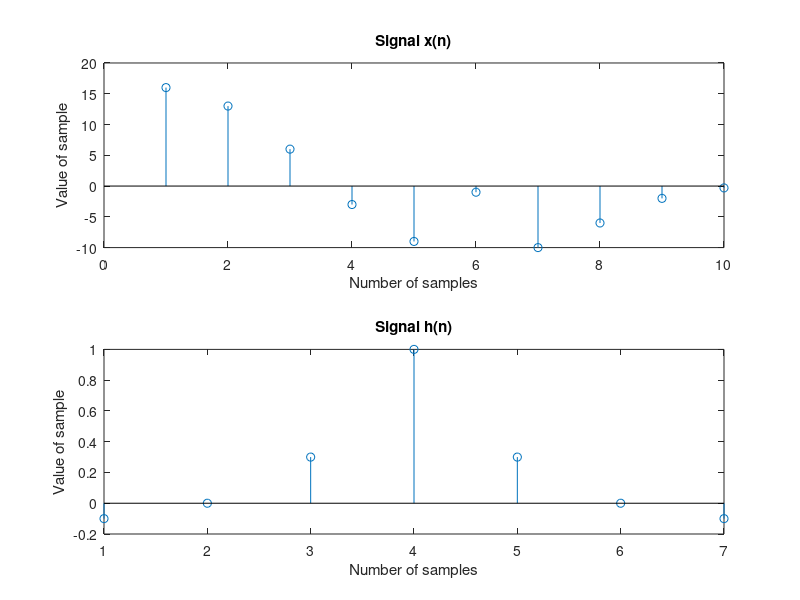
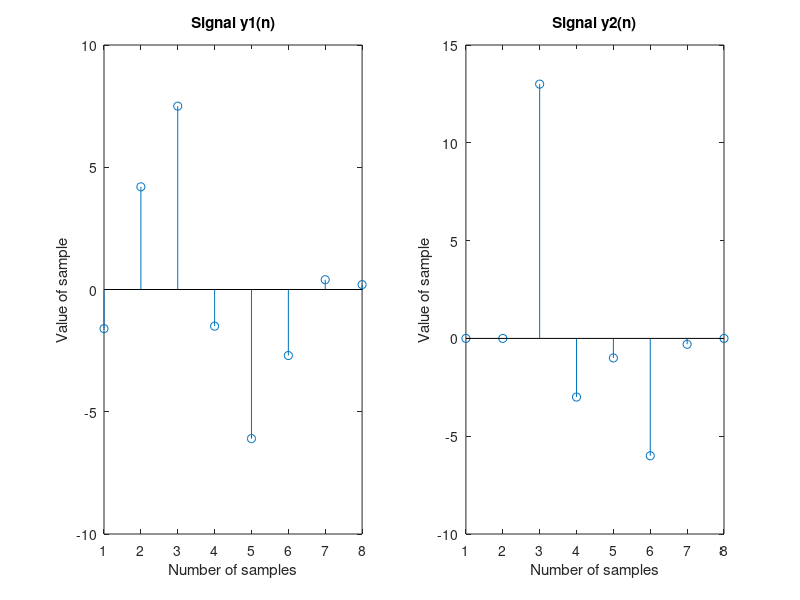
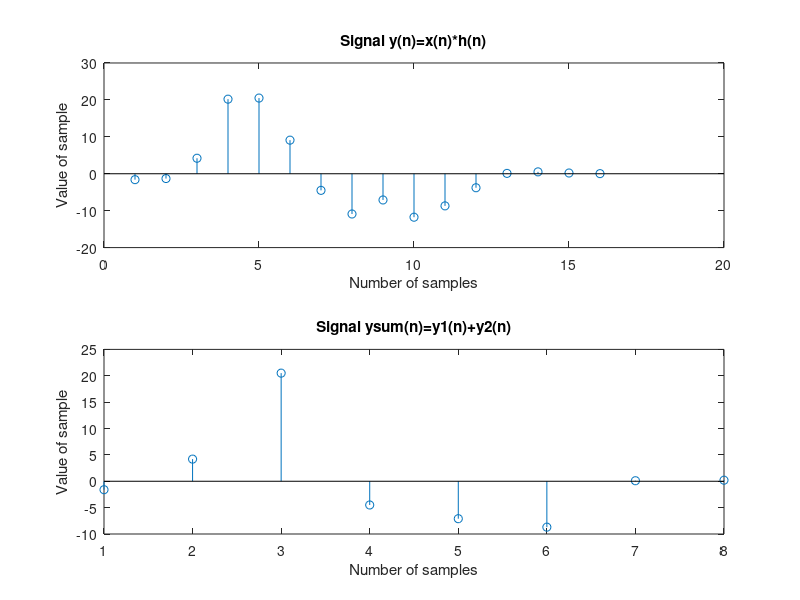

Write the MATLAB code that produced these figures, in order.
%% Polyphase filter
clc;
%% Initializing the variables
% From the given information the values of x and h are initialized.
% y is given by the convolution of x and h.
x=[16,13,6,-3,-9,-1,-10,-6,-2,-0.3];
h=[-0.1,0,0.3,1,0.3,0,-0.1];
figure;
subplot(2,1,1);stem(x);
title("Signal x(n)");
xlabel("Number of samples"); ylabel("Value of sample");
subplot(2,1,2);stem(h);
title("Signal h(n)");
xlabel("Number of samples"); ylabel("Value of sample");
y=conv(x,h);
%% Decomposition into polyphase components
% Using the decomposition factor M=2, the filter h is decomposed into 2
% polyphase filters p0 and p1.
M=2;
p0=downsample(h,2);
p1=downsample(h,2,1);
%% Downsampling
% x is downsampled by a factor 2 into two signals. x1 is downsampled
% without and phase shift while x2 is downsampled and phase shifted by 1
% sample. After downsampling, a delay is introduced to signal x2 by padding
% 0 in the beginning.
x1=downsample(x,2);
x2=downsample(x,2,1);
x2=[0 x2];
%% Convolution
% The downsampled polyphase filter and input signal are convolved
% individually. Two convolved signals y1 and y2 are generated.
y1=conv(x1,p0);
y2=conv(x2,p1);
%% Plotting y1 and y2
figure;
title("Two convolved signals y1(n) and y2(n)");
subplot(1,2,1);
stem(y1);
title("Signal y1(n)");
xlabel("Number of samples"); ylabel("Value of sample");
subplot(1,2,2);
stem(y2);
title("Signal y2(n)");
xlabel("Number of samples"); ylabel("Value of sample");
%% Plotting y=x*h and y=y1+y2
% After plotting the comparison between y and y_sum, the relation between
% them is clear. The signal y_sum is the downsampled version of y. The
% factor of downsampling is 2 which is also the factor with which we have
% downsampled h and x.
y_sum=y1+y2;
figure;
title("Comparison between y(n)=x(n)*h(n) and y(n)=y1(n)+y2(n)");
subplot(2,1,1);
stem(y);
title("Signal y(n)=x(n)*h(n)");
xlabel("Number of samples"); ylabel("Value of sample");
subplot(2,1,2);stem(y_sum);
title("Signal ysum(n)=y1(n)+y2(n)");
xlabel("Number of samples"); ylabel("Value of sample");

